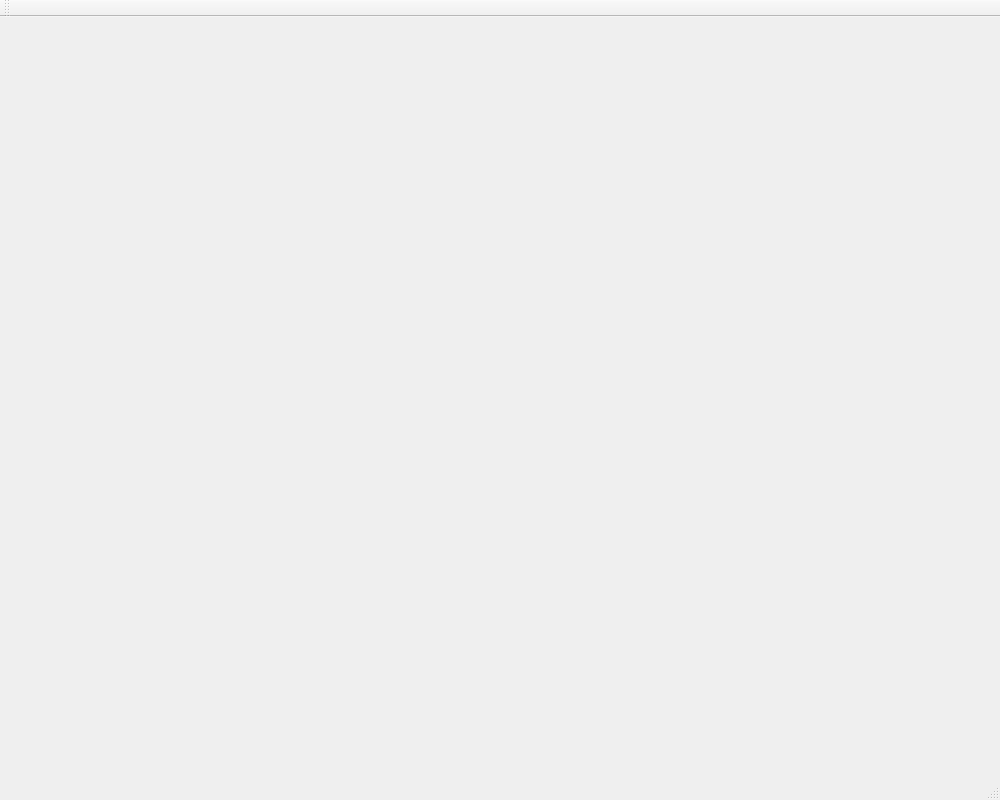
<?xml version="1.0" encoding="UTF-8"?>
<ui version="4.0">
 <class>SplineWindow</class>
 <widget class="QMainWindow" name="SplineWindow">
  <property name="geometry">
   <rect>
    <x>0</x>
    <y>0</y>
    <width>1000</width>
    <height>800</height>
   </rect>
  </property>
  <property name="windowTitle">
   <string>SplineWindow</string>
  </property>
  <widget class="QWidget" name="centralWidget">
   <widget class="QWidget" name="widget" native="true">
    <property name="geometry">
     <rect>
      <x>90</x>
      <y>60</y>
      <width>800</width>
      <height>600</height>
     </rect>
    </property>
   </widget>
  </widget>
  <widget class="QMenuBar" name="menuBar">
   <property name="geometry">
    <rect>
     <x>0</x>
     <y>0</y>
     <width>1000</width>
     <height>20</height>
    </rect>
   </property>
  </widget>
  <widget class="QToolBar" name="mainToolBar">
   <attribute name="toolBarArea">
    <enum>TopToolBarArea</enum>
   </attribute>
   <attribute name="toolBarBreak">
    <bool>false</bool>
   </attribute>
  </widget>
  <widget class="QStatusBar" name="statusBar"/>
 </widget>
 <layoutdefault spacing="6" margin="11"/>
 <resources/>
 <connections/>
</ui>
